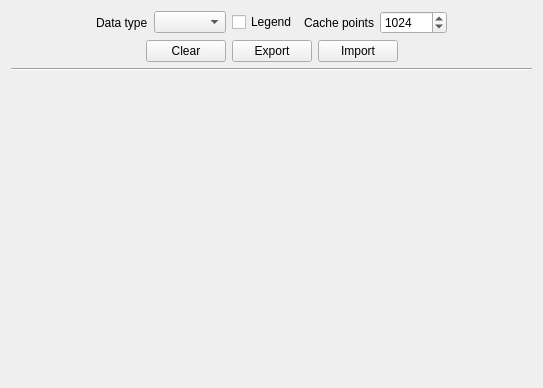
<?xml version="1.0" encoding="UTF-8"?>
<ui version="4.0">
 <class>BarChartSettings</class>
 <widget class="QWidget" name="BarChartSettings">
  <property name="geometry">
   <rect>
    <x>0</x>
    <y>0</y>
    <width>543</width>
    <height>388</height>
   </rect>
  </property>
  <property name="windowTitle">
   <string notr="true">Form</string>
  </property>
  <layout class="QGridLayout" name="gridLayout">
   <item row="2" column="0">
    <widget class="Line" name="line">
     <property name="orientation">
      <enum>Qt::Orientation::Horizontal</enum>
     </property>
    </widget>
   </item>
   <item row="3" column="0">
    <widget class="QWidget" name="widgetControl" native="true">
     <property name="sizePolicy">
      <sizepolicy hsizetype="Preferred" vsizetype="Expanding">
       <horstretch>0</horstretch>
       <verstretch>0</verstretch>
      </sizepolicy>
     </property>
    </widget>
   </item>
   <item row="0" column="0">
    <layout class="QHBoxLayout" name="horizontalLayout_2">
     <item>
      <spacer name="horizontalSpacer">
       <property name="orientation">
        <enum>Qt::Orientation::Horizontal</enum>
       </property>
       <property name="sizeHint" stdset="0">
        <size>
         <width>40</width>
         <height>20</height>
        </size>
       </property>
      </spacer>
     </item>
     <item>
      <widget class="QLabel" name="label">
       <property name="sizePolicy">
        <sizepolicy hsizetype="Fixed" vsizetype="Preferred">
         <horstretch>0</horstretch>
         <verstretch>0</verstretch>
        </sizepolicy>
       </property>
       <property name="text">
        <string>Data type</string>
       </property>
      </widget>
     </item>
     <item>
      <widget class="QComboBox" name="comboBoxDataType"/>
     </item>
     <item>
      <widget class="QCheckBox" name="checkBoxLegend">
       <property name="text">
        <string>Legend</string>
       </property>
      </widget>
     </item>
     <item>
      <widget class="QLabel" name="label_2">
       <property name="text">
        <string>Cache points</string>
       </property>
      </widget>
     </item>
     <item>
      <widget class="QSpinBox" name="spinBoxCachePoints">
       <property name="minimum">
        <number>1</number>
       </property>
       <property name="maximum">
        <number>102400</number>
       </property>
       <property name="value">
        <number>1024</number>
       </property>
      </widget>
     </item>
     <item>
      <spacer name="horizontalSpacer_3">
       <property name="orientation">
        <enum>Qt::Orientation::Horizontal</enum>
       </property>
       <property name="sizeHint" stdset="0">
        <size>
         <width>40</width>
         <height>20</height>
        </size>
       </property>
      </spacer>
     </item>
    </layout>
   </item>
   <item row="1" column="0">
    <layout class="QHBoxLayout" name="horizontalLayout">
     <item>
      <spacer name="horizontalSpacer_2">
       <property name="orientation">
        <enum>Qt::Orientation::Horizontal</enum>
       </property>
       <property name="sizeHint" stdset="0">
        <size>
         <width>40</width>
         <height>20</height>
        </size>
       </property>
      </spacer>
     </item>
     <item>
      <widget class="QPushButton" name="pushButtonClear">
       <property name="text">
        <string>Clear</string>
       </property>
      </widget>
     </item>
     <item>
      <widget class="QPushButton" name="pushButtonExport">
       <property name="text">
        <string>Export</string>
       </property>
      </widget>
     </item>
     <item>
      <widget class="QPushButton" name="pushButtonImport">
       <property name="text">
        <string>Import</string>
       </property>
      </widget>
     </item>
     <item>
      <spacer name="horizontalSpacer_4">
       <property name="orientation">
        <enum>Qt::Orientation::Horizontal</enum>
       </property>
       <property name="sizeHint" stdset="0">
        <size>
         <width>40</width>
         <height>20</height>
        </size>
       </property>
      </spacer>
     </item>
    </layout>
   </item>
  </layout>
 </widget>
 <resources/>
 <connections/>
</ui>
